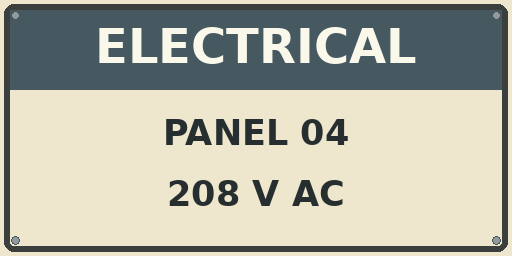
#> input picture development/workshop_realism/materials/cabinet_plate.png, 512 x 256 px
$ python -i materials.py   (imports and definitions only)
#> lines starting #> are read from the running program, lines starting #| are printed output that depends on the picture
"""Build the workshop's color maps from pinned CC0 photographs and original labels."""

import argparse
import hashlib
import json
from pathlib import Path

import numpy as np
from PIL import Image, ImageDraw, ImageFont, ImageOps

SOURCES = {
    "concrete_floor_worn_001": "6a3645f19f2ac4b7f60f43419c5d09ec",
    "painted_brick": "512a7cccab9caf88e7a7833fb0f28d81",
    "painted_metal_shutter": "71f3093741ac82b1e4ab10fd25bc367d",
    "plywood": "ce20176e90b0984ca7dec366832e8198",
}
FONT = "/usr/share/fonts/truetype/dejavu/DejaVuSans-Bold.ttf"


def recolor(image, center, gain):
    luminance = np.asarray(ImageOps.grayscale(image), dtype=float)
    neutral = luminance - np.mean(luminance)
    return Image.fromarray(
        np.clip(np.asarray(center) + neutral[:, :, None] * gain, 0, 255).astype("uint8")
    )


def sign(size, base, band, title, lines):
    plate = Image.new("RGB", size, base)
    d = ImageDraw.Draw(plate)
    w, h = size
    d.rounded_rectangle((4, 4, w - 5, h - 5), radius=10, outline=(59, 63, 62), width=6)
    d.rectangle((10, 10, w - 11, int(h * 0.35)), fill=band)
    d.text(
        (w * 0.5, h * 0.18),
        title,
        anchor="mm",
        font=ImageFont.truetype(FONT, int(h * 0.19)),
        fill="#faf8eb",
    )
    for idx, line in enumerate(lines):
        d.text(
            (w * 0.5, h * (0.52 + 0.24 * idx)),
            line,
            anchor="mm",
            font=ImageFont.truetype(FONT, int(h * 0.14)),
            fill="#262e30",
        )
    for x in (15, w - 16):
        for y in (15, h - 16):
            d.ellipse((x - 4, y - 4, x + 4, y + 4), fill="#8f999e", outline="#4b5355")
    return plate


def build(source, dest):
    dest.mkdir(parents=True, exist_ok=True)
    photos, inventory = {}, {}
    for name, expected in SOURCES.items():
        path = source / (name + ".jpg")
        data = path.read_bytes()
        if hashlib.md5(data).hexdigest() != expected:
            raise ValueError(f"Photograph differs from the supplier file: {name}")
        with Image.open(path) as image:
            photos[name] = image.convert("RGB").resize(
                (1024, 1024),
                Image.Resampling.LANCZOS
                if hasattr(Image, "Resampling")
                else Image.LANCZOS,
            )
        inventory[name] = {
            "asset": "https://polyhaven.com/a/" + name,
            "url": "https://dl.polyhaven.org/file/ph-assets/Textures/jpg/2k/"
            + name
            + "/"
            + name
            + "_diff_2k.jpg",
            "source_sha256": hashlib.sha256(data).hexdigest(),
        }
    brick = photos["painted_brick"]
    metal = photos["painted_metal_shutter"]
    maps = {
        "concrete": recolor(photos["concrete_floor_worn_001"], (144, 139, 127), 2.15),
        "upper_brick": recolor(brick, (195, 191, 173), 0.95),
        "lower_brick": recolor(brick, (87, 115, 109), 0.69),
        "door_skin": recolor(metal, (116, 137, 140), 1.85),
        "ply": photos["plywood"],
        "service_plate": sign(
            (640, 256), "#e8e4cf", "#37575a", "FACILITIES", ["SERVICE STORES", "BAY 04"]
        ),
        "door_plate": sign(
            (600, 260), "#e6e3d5", "#9b6228", "CAUTION", ["SLIDING DOOR", "KEEP CLEAR"]
        ),
        "cabinet_plate": sign(
            (512, 256), "#eee6cd", "#475960", "ELECTRICAL", ["PANEL 04", "208 V AC"]
        ),
    }
    carton = recolor(photos["plywood"], (174, 138, 91), 0.25).resize((720, 420))
    d = ImageDraw.Draw(carton)
    d.rectangle((326, 0, 380, 420), fill=(164, 126, 79))
    d.rectangle((39, 68, 272, 278), fill=(226, 224, 207))
    d.text((53, 81), "STORES", font=ImageFont.truetype(FONT, 28), fill="#343737")
    d.text((53, 122), "PARTS / 04", font=ImageFont.truetype(FONT, 20), fill="#43464a")
    for i in range(39):
        x = 54 + 5 * i
        d.rectangle((x, 180, x + 1 + (i * 7 % 3), 244), fill="#43423c")
    d.text((470, 270), "↑   ↑", font=ImageFont.truetype(FONT, 49), fill="#554b35")
    maps["carton_face"] = carton
    mask = np.asarray(photos["concrete_floor_worn_001"].convert("L"), dtype=float)
    worn = np.clip((mask - np.percentile(mask, 20)) / 17, 0, 1)[..., None]
    maps["floor_paint"] = Image.fromarray(
        (
            np.asarray(maps["concrete"]) * (1 - worn) + np.array([199, 153, 53]) * worn
        ).astype("uint8")
    )
    for name, im in maps.items():
        im.save(dest / (name + ".png"), optimize=True)
    (dest / "sources.json").write_text(
        json.dumps(
            {
                "license": "https://polyhaven.com/license",
                "originals": inventory,
                "maps": {
                    n: hashlib.sha256((dest / (n + ".png")).read_bytes()).hexdigest()
                    for n in sorted(maps)
                },
            },
            indent=2,
        )
        + "\n"
    )


# [6 lines not run here, left out]

>>> import cv2
>>> picture = cv2.imread('materials/cabinet_plate.png', cv2.IMREAD_GRAYSCALE)
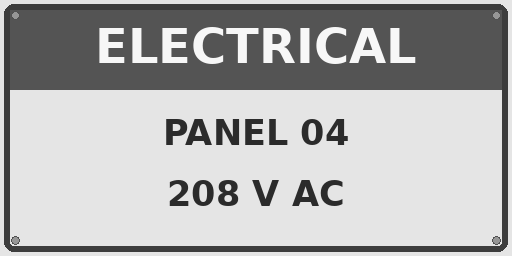
#> picture: shape (256, 512); min 43, max 247, mean 174.5
>>> result = build(picture, 'out.png')
#> (the run stopped early here; a loop or call above may not have finished)

$ run again, on development/workshop_realism/materials/door_plate.png
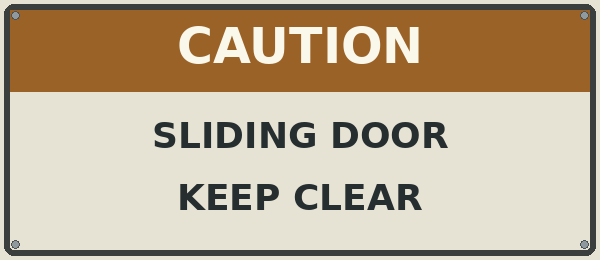
#> input picture development/workshop_realism/materials/door_plate.png, 600 x 260 px
#> `picture = cv2.imread('materials/cabinet_plate.png', cv2.IMREAD_GRAYSCA..`:
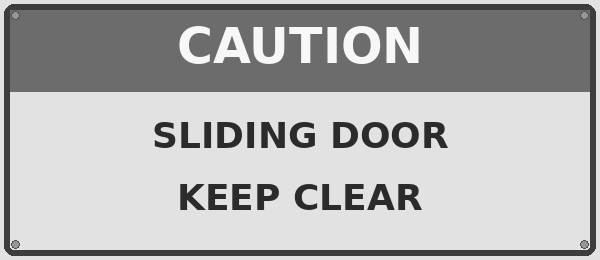
#> picture: shape (260, 600); min 43, max 247, mean 175.4
